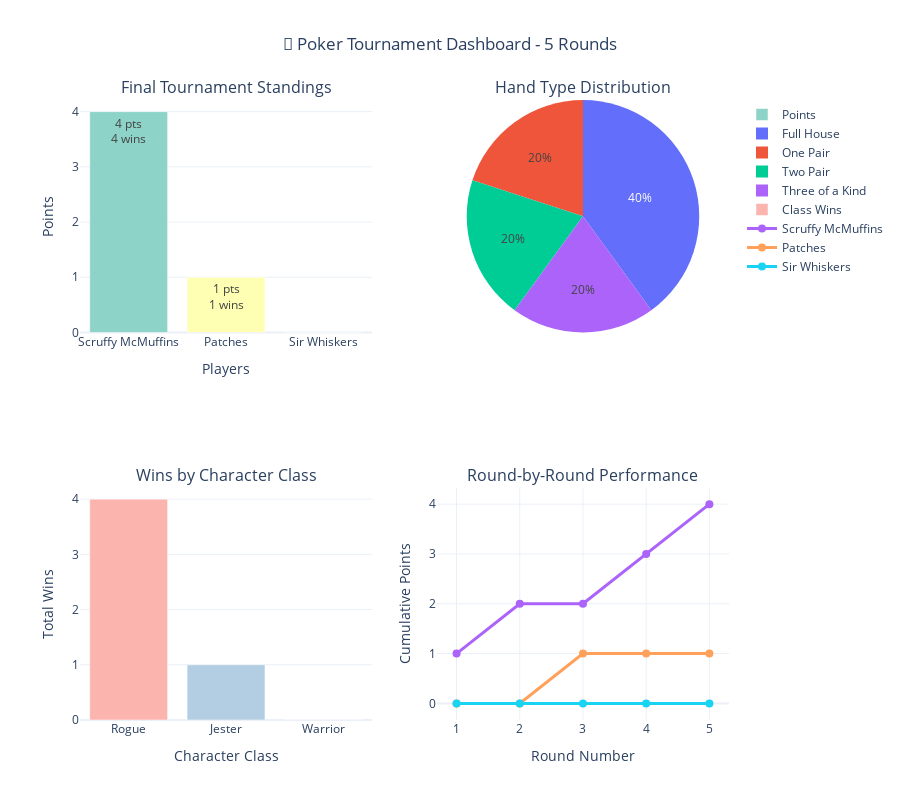

Source (notebook cell):
### Code cell
# Run enhanced tournament with visualizations!

print("🎲 RUNNING ENHANCED TOURNAMENT WITH VISUALIZATIONS")
print("=" * 60)

# Run tournament with detailed tracking
tournament_data = run_tournament_with_stats(5)

print(f"\n📊 GENERATING INTERACTIVE DASHBOARDS...")
print("-" * 40)

# Create and display main dashboard
dashboard = create_tournament_dashboard(tournament_data)
dashboard.show()

print("✅ Main tournament dashboard displayed above!")

### Figure 1 — Plotly figure (JSON) as saved in the notebook; plotly's stock layout.template omitted (floating-point values rounded to 4 significant figures)
{"data": [{"marker": {"color": ["rgb(141,211,199)", "rgb(255,255,179)", "rgb(190,186,218)"]}, "name": "Points", "text": ["4 pts<br>4 wins", "1 pts<br>1 wins", "0 pts<br>0 wins"], "textposition": "auto", "type": "bar", "x": ["Scruffy McMuffins", "Patches", "Sir Whiskers"], "xaxis": "x", "y": [4, 1, 0], "yaxis": "y"}, {"domain": {"x": [0.55, 1], "y": [0.625, 1]}, "labels": ["Full House", "One Pair", "Two Pair", "Three of a Kind"], "name": "Hand Types", "type": "pie", "values": [2, 1, 1, 1]}, {"marker": {"color": ["rgb(251,180,174)", "rgb(179,205,227)", "rgb(204,235,197)"]}, "name": "Class Wins", "type": "bar", "x": ["Rogue", "Jester", "Warrior"], "xaxis": "x2", "y": [4, 1, 0], "yaxis": "y2"}, {"line": {"width": 3}, "marker": {"size": 8}, "mode": "lines+markers", "name": "Scruffy McMuffins", "type": "scatter", "x": [1, 2, 3, 4, 5], "xaxis": "x3", "y": [1, 2, 2, 3, 4], "yaxis": "y3"}, {"line": {"width": 3}, "marker": {"size": 8}, "mode": "lines+markers", "name": "Patches", "type": "scatter", "x": [1, 2, 3, 4, 5], "xaxis": "x3", "y": [0, 0, 1, 1, 1], "yaxis": "y3"}, {"line": {"width": 3}, "marker": {"size": 8}, "mode": "lines+markers", "name": "Sir Whiskers", "type": "scatter", "x": [1, 2, 3, 4, 5], "xaxis": "x3", "y": [0, 0, 0, 0, 0], "yaxis": "y3"}], "layout": {"annotations": [{"font": {"size": 16}, "showarrow": false, "text": "Final Tournament Standings", "x": 0.225, "xanchor": "center", "xref": "paper", "y": 1, "yanchor": "bottom", "yref": "paper"}, {"font": {"size": 16}, "showarrow": false, "text": "Hand Type Distribution", "x": 0.775, "xanchor": "center", "xref": "paper", "y": 1, "yanchor": "bottom", "yref": "paper"}, {"font": {"size": 16}, "showarrow": false, "text": "Wins by Character Class", "x": 0.225, "xanchor": "center", "xref": "paper", "y": 0.375, "yanchor": "bottom", "yref": "paper"}, {"font": {"size": 16}, "showarrow": false, "text": "Round-by-Round Performance", "x": 0.775, "xanchor": "center", "xref": "paper", "y": 0.375, "yanchor": "bottom", "yref": "paper"}], "height": 800, "showlegend": true, "title": {"text": "🎲 Poker Tournament Dashboard - 5 Rounds", "x": 0.5}, "xaxis": {"anchor": "y", "domain": [0, 0.45], "title": {"text": "Players"}}, "xaxis2": {"anchor": "y2", "domain": [0, 0.45], "title": {"text": "Character Class"}}, "xaxis3": {"anchor": "y3", "domain": [0.55, 1], "title": {"text": "Round Number"}}, "yaxis": {"anchor": "x", "domain": [0.625, 1], "title": {"text": "Points"}}, "yaxis2": {"anchor": "x2", "domain": [0, 0.375], "title": {"text": "Total Wins"}}, "yaxis3": {"anchor": "x3", "domain": [0, 0.375], "title": {"text": "Cumulative Points"}}}}
